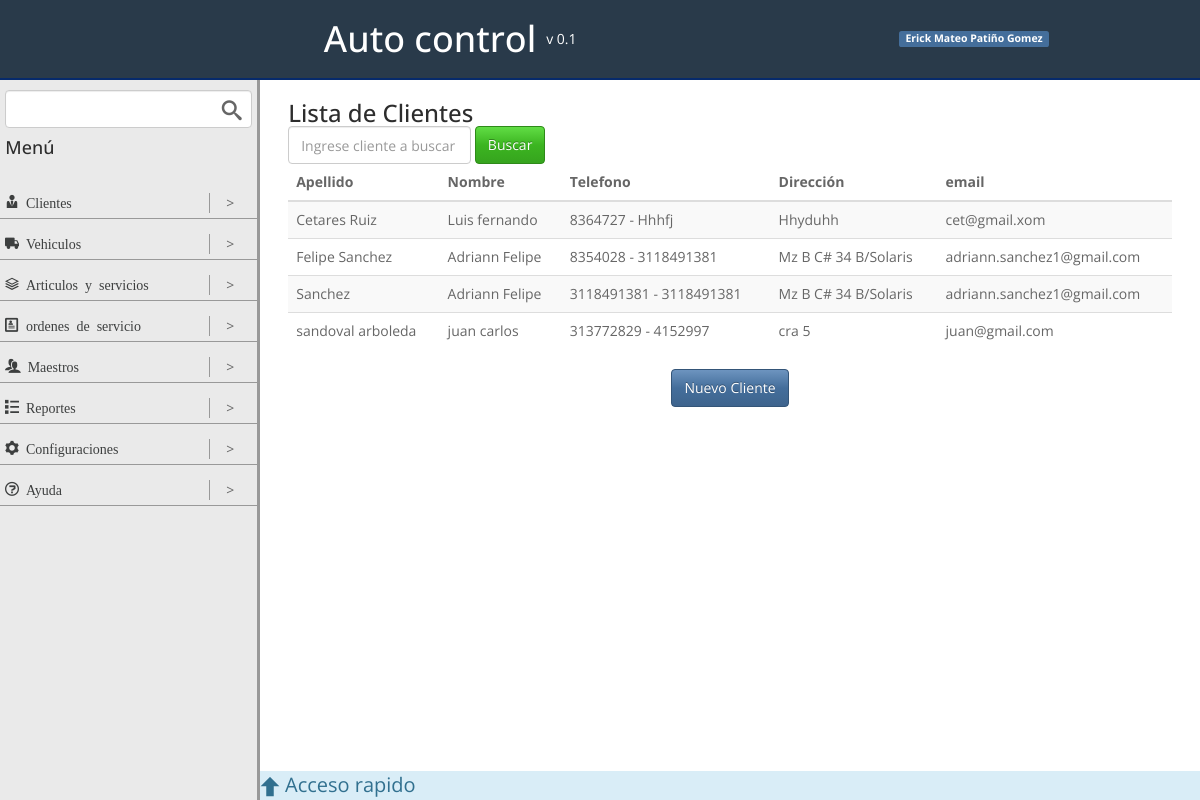
Page /clientes/ on the earlier database version.
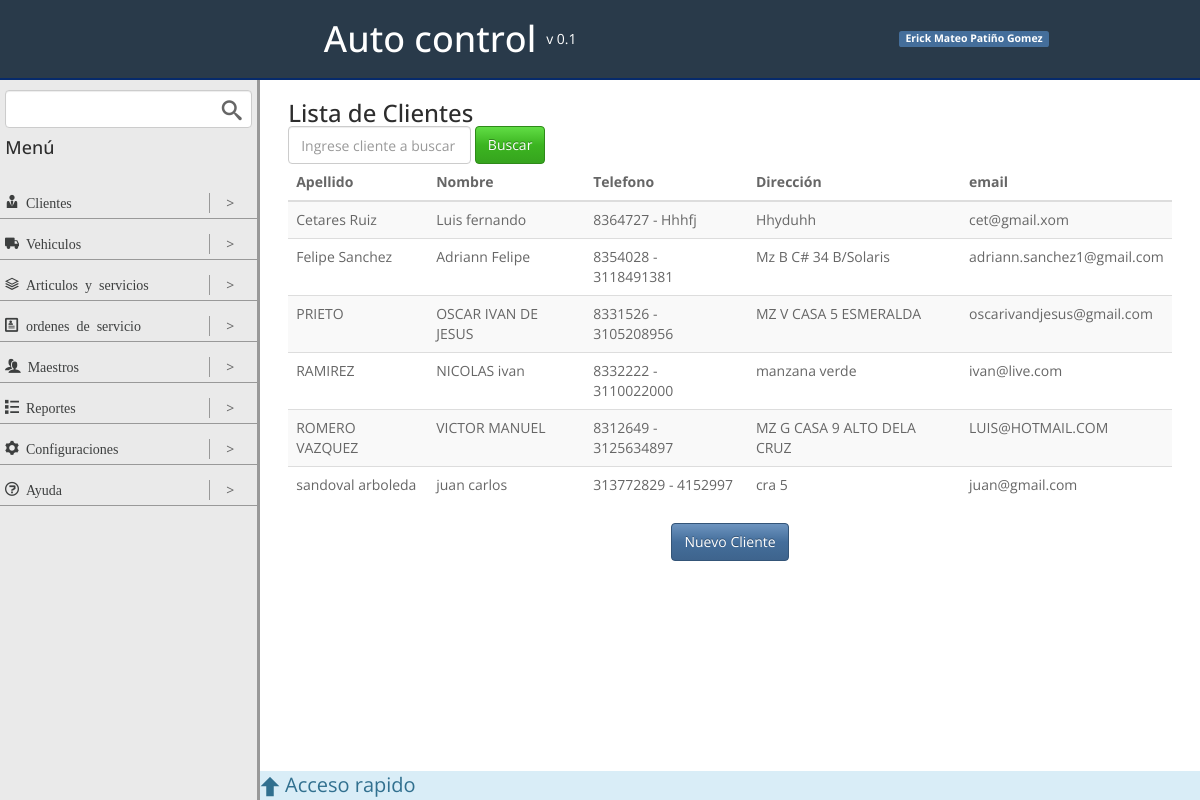
Same page on the later database version.
### clientes/models.py (models this page shows, shortened)
class clienteModel(models.Model):
	nombre = models.CharField(max_length=35)
	apellido = models.CharField(max_length=35)
	documento = models.CharField(max_length=20)
	telefono = models.CharField(max_length=20, blank=True, null=True)
	celular = models.CharField(max_length=50)
	direccion = models.CharField(max_length=50, blank=True, null=True)
	email = models.EmailField(blank=True, null=True)

### clientes/views.py (the view)
# urls.py: url(r'^clientes/$', listClientesView.as_view(), name = 'list_clientes'),
class listClientesView(ListView):
	queryset = clienteModel.objects.all().order_by('apellido')
	template_name = 'list_clientes.html'
	context_object_name = 'clientes'
	paginate_by = 10

### clientes/templates/list_clientes.html (shortened to what this page needs)
{% extends "base.html" %}
{% block content %}
	<h3>Lista de Clientes</h3>
	<form class="form-inline">
		<div class="form-group">
			<input type="text" class="form-control" placeholder="Ingrese cliente a buscar">
		</div>
		<div class="form-group">
			<input type="submit" class="btn btn-success" value="Buscar">
		</div>
	</form>
	<table class="table table-striped table-hover ">
		<thead>
			<tr>
				<th>Apellido</th>
				<th>Nombre</th>
				<th>Telefono</th>
				<th>Dirección</th>
				<th>email</th>
			</tr>
		</thead>
		<tbody>
			{% for cliente in clientes %}
				<tr>
					<td>{{ cliente.apellido }}</td>
					<td>{{ cliente.nombre }}</td>
					<td>{{ cliente.telefono }} - {{ cliente.celular }}</td>
					<td>{{ cliente.direccion }}</td>
					<td>{{ cliente.email }}</td>
				</tr>
			{% endfor %}
		</tbody>
	</table>
	<div class="row center">
		<a href="{% url 'create_clientes' %}" class="btn btn-primary">Nuevo Cliente</a>
	</div>
{% endblock content %}

Differences in the rows shown:
added clienteModel: apellido "PRIETO", nombre "OSCAR IVAN DE JESUS", telefono "8331526", celular "3105208956", direccion "MZ V CASA 5 ESMERALDA", email "oscarivandjesus@gmail.com"
changed clienteModel: apellido "Sanchez" → "RAMIREZ"; nombre "Adriann Felipe" → "NICOLAS ivan"; telefono "3118491381" → "8332222"; celular "3118491381" → "3110022000"; direccion "Mz B C# 34 B/Solaris" → "manzana verde"; email "adriann.sanchez1@gmail.com" → "ivan@live.com"
added clienteModel: apellido "ROMERO VAZQUEZ", nombre "VICTOR MANUEL", telefono "8312649", celular "3125634897", direccion "MZ G CASA 9 ALTO DELA CRUZ", email "LUIS@HOTMAIL.COM"
